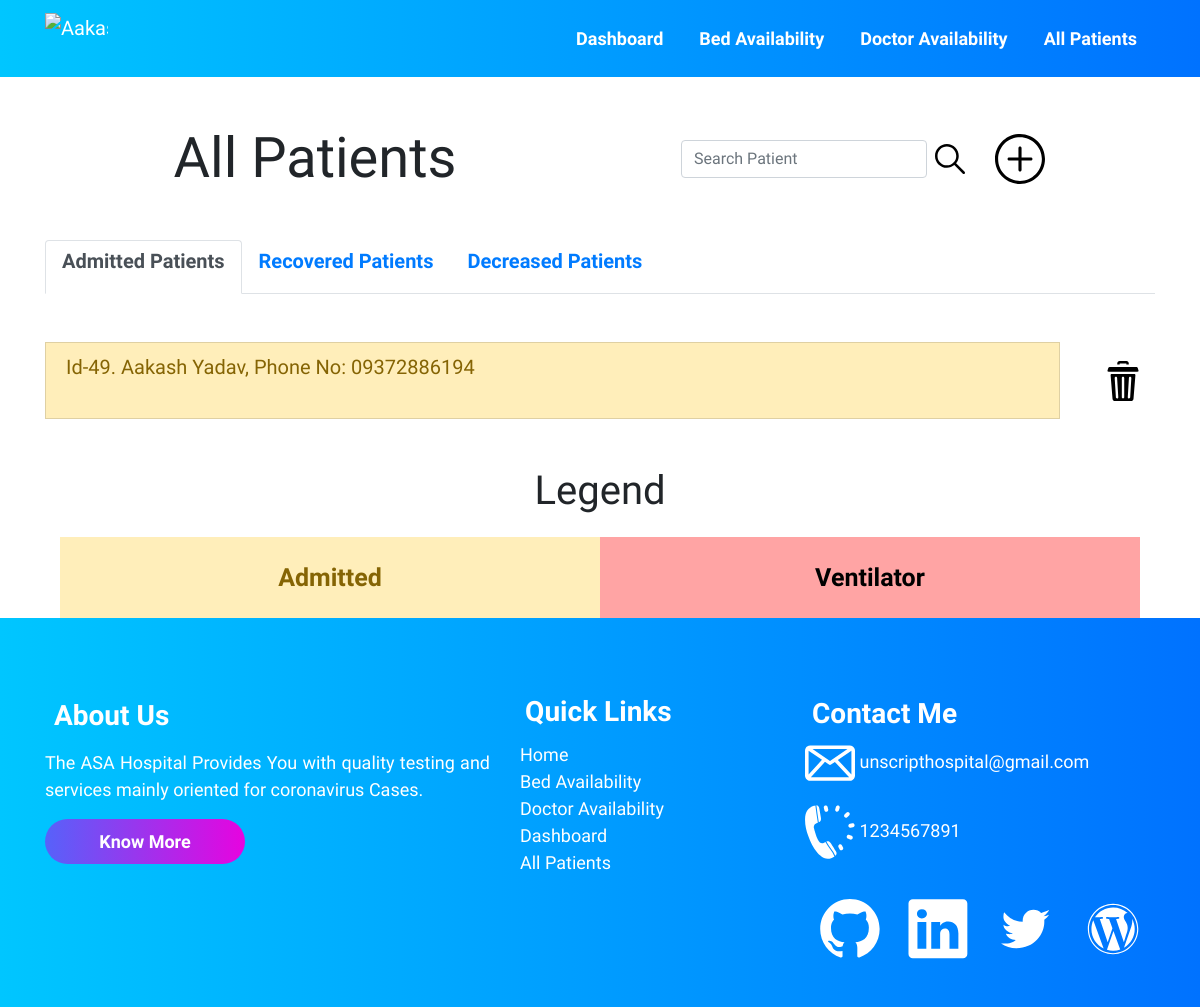
The page /allpatients/ on the database its author committed.
### accounts/models.py (models this page shows, shortened)
class Patient (models.Model):
    patient_id = models.AutoField(primary_key=True)
    name = models.CharField(max_length=100)
    age = models.IntegerField()
    GENDERS = (
        (u'M', u'Male'),
        (u'F', u'Female'),
        (u'T', u'Transgender'),
        (u'O', u'Others'),
    )
    gender = models.CharField(max_length=2, null=True,
                              choices=GENDERS, default='M')
    phone = models.CharField(max_length=13)
    address = models.TextField(max_length=100)
    email_id = models.EmailField(max_length=254)
    date_admitted = models.DateField(auto_now=False, auto_now_add=False)
    oxygen_level = models.IntegerField(default=90)
    temperature = models.IntegerField(default=97)
    decreased = models.BooleanField(default=False)
    recovered = models.BooleanField(default=False)
    doctor = models.ForeignKey(Doctor, on_delete=models.CASCADE, default="")
    covid_test_result = models.ForeignKey(
        Result, on_delete=models.CASCADE, default="")
    room_no_and_bed_no = models.ForeignKey(
        Room, on_delete=models.CASCADE, default="")

### accounts/views.py (the view)
# urls.py: path("allpatients/", views.allpatients, name='allPatients'),
def allpatients(request):
    all_patients_query_set = Patient.objects.all()
    context = {
        'all_patients_query_set': all_patients_query_set
    }
    return render(request, 'allpatients.html', context)

### templates/allpatients.html (shortened to what this page needs)
{% extends 'innerbase.html' %}
{% load static %}
{% block cssLinks %}
<link rel="stylesheet" href="{% static 'css/bed.css' %}">
<link rel="stylesheet" href="{% static 'css/allpatients.css' %}">
<link rel="stylesheet" href="{% static 'css/doctoravailability.css' %}">
{% endblock %}
{% block body %}
<div class="container">
    <div class="row">
        <div class="col-md-6 ">
            <h1 class="text-center my-5 header display-4">All Patients</h1>
        </div>
        <div class="col-md-4 d-flex align-items-center  flex-row-reverse">
            <form class="form-inline" action="/search" method="POST">
                <input class="form-control mr-sm-2" name="name" type="search" placeholder="Search Patient"
                    aria-label="Search" />
                <button type="submit" style="background-color: #ffffff00;border:none;">
                    <img src="{% static '/icons/search-icon.svg' %}" width="30px" alt="search button">
                </button>
            </form>
        </div>
        <div class="col-md-2  d-flex align-items-center">
            <a href="/addpatient">
                <img src="{% static '/icons/plus.svg' %}" height="50px" alt="Add the patient" class="hover-item">
            </a>
        </div>
    </div>
    <ul class="nav nav-tabs" id="myTab" role="tablist">
        <li class="nav-item" role="presentation">
            <a class="nav-link active" id="home-tab" data-bs-toggle="tab" href="#home" role="tab" aria-controls="home"
                aria-selected="true">
                <h5><b>Admitted Patients</b></h5>
            </a>
        </li>
        <li class="nav-item" role="presentation">
            <a class="nav-link" id="profile-tab" data-bs-toggle="tab" href="#profile" role="tab" aria-controls="profile"
                aria-selected="false">
                <h5><b>Recovered Patients</b></h5>
            </a>
        </li>
        <li class="nav-item" role="presentation">
            <a class="nav-link" id="contact-tab" data-bs-toggle="tab" href="#contact" role="tab" aria-controls="contact"
                aria-selected="false">
                <h5><b>Decreased Patients</b></h5>
            </a>
        </li>
    </ul>
    <div class="tab-content" id="myTabContent">
        <div class="tab-pane fade show active" id="home" role="tabpanel" aria-labelledby="home-tab">
            <ul class="list-group my-5">
                {% for patient in all_patients_query_set %}
                {% if patient.decreased %}
                {% elif patient.recovered %}
                {% else %}
                <div class="row">
                    <div class="col-11"><a href="/patients/{{patient.patient_id}}" style="text-decoration: none;">
                            <li
                                class="list-group-item list-group-item-action {% if patient.room_no_and_bed_no.occupied %} list-group-item-warning  {% endif %} {% if patient.room_no_and_bed_no.ventilator %} list-group-item-danger {% endif %}">
                                <h5>Id-{{patient.patient_id}}. {{patient.name}}, Phone No: {{patient.phone}}</h5>
                            </li>
                        </a></div>
                    <div class="col-1 text-center align-self-center">
                        <a href="/deletePatient/{{patient.patient_id}}">
                            <img src="{% static '/icons/delete.svg' %}" class="hover-item" width="40px" alt="Delete">
                        </a>
                    </div>
                </div>
                {% endif %}
                {% empty %}
                <li class="list-group-item list-group-item-action">NO PATIENTS IN DATABASE</li>
                {% endfor %}
            </ul>
            <div class="container">
                <h1 class="text-center heading-legend">Legend</h1>
                <div class="container">
                    <div class="row text-center">
                        <div class="col yellow list-group-item-warning  ">
                            Admitted
                        </div>
                        <div class="col red">
                            Ventilator
                        </div>
                    </div>
                </div>
            </div>
        </div>
    </div>
</div>
{% endblock %}

### static/css/base.css (style rules this page uses)
* { margin: 0; padding: 0; font-family: "Raleway", sans-serif; scroll-behavior: smooth; }
h5 { padding: 0% 0% 2% 0%; }

### static/css/bed.css (style rules this page uses)
.heading-legend { margin: 2%; }
.yellow { padding: 2%; background-color: #f8ff8f; color: rgb(0, 0, 0); font-size: 25px; text-align: center; font-weight: 700; }
.red { padding: 2%; background-color: #ffa4a4; color: rgb(0, 0, 0); font-size: 25px; text-align: center; font-weight: 700; }

### static/css/doctoravailability.css (style rules this page uses)
* { margin: 0; padding: 0; }
.hover-item { transition-duration: 0.3s ease-in; }

### rows shown on the page
Patient: patient_id "49", name "Aakash Yadav", phone "09372886194", decreased False (drawn)
